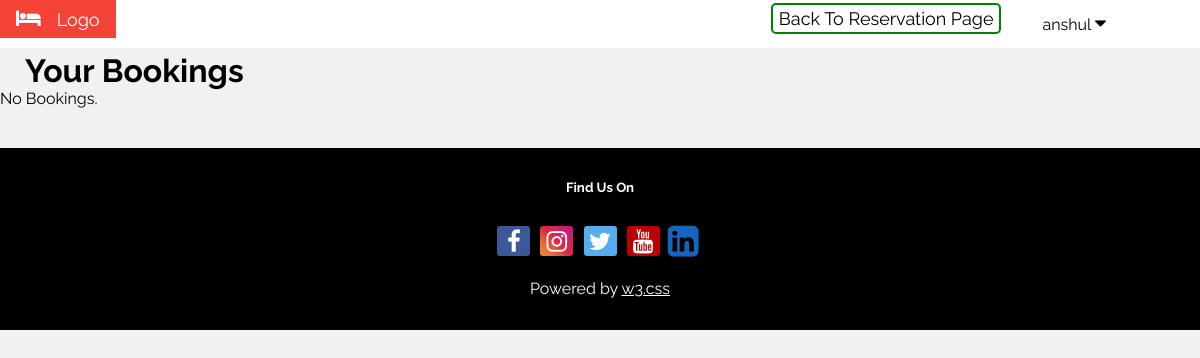
Before: /hotel/all_bookings/ (signed in) with the older database file.
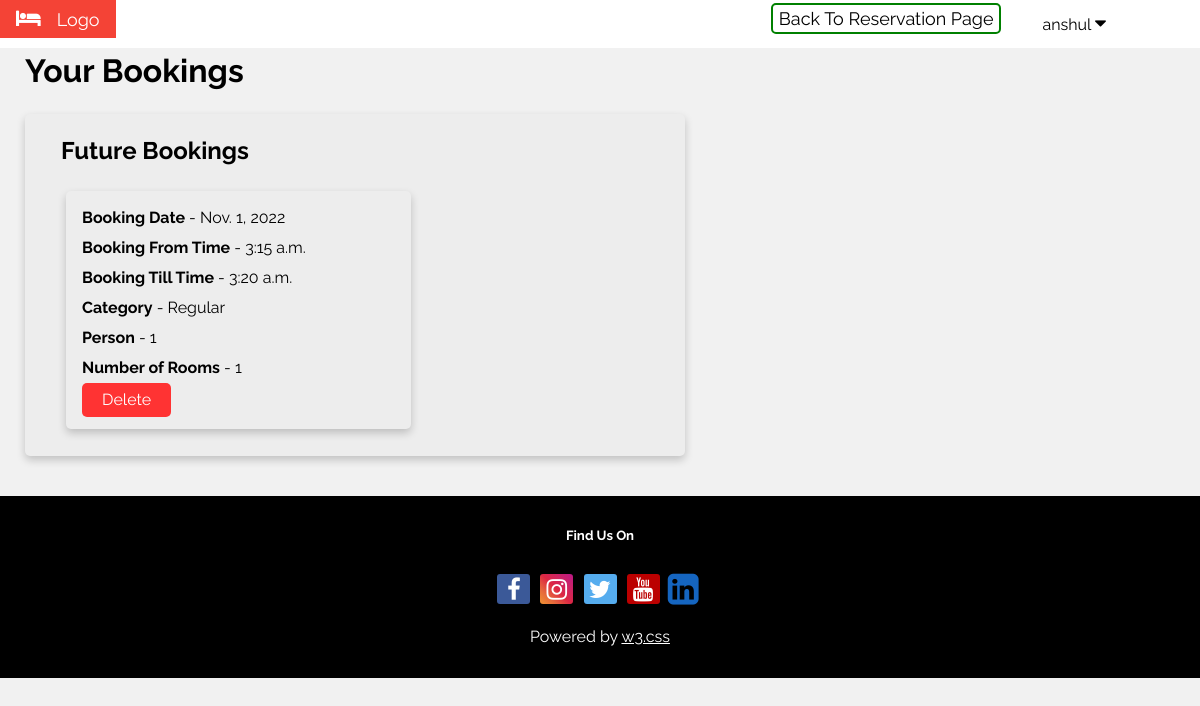
After: the same page with the newer database file.
### hotel/models.py (models this page shows, shortened)
class Booking(models.Model):
    customer_name = models.CharField(max_length=30)
    check_in_date = models.DateField()
    check_in_time = models.TimeField()
    check_out_time = models.TimeField()
    '''room_number =  models.PositiveSmallIntegerField(
        validators=[MaxValueValidator(100), MinValueValidator(1)], unique=True
        )'''
    room_number = models.CharField(validators=[validate_comma_separated_integer_list], max_length=9)
    ROOM_CATEGORIES = (
        ('Regular', 'Regular'),
        ('Executive', 'Executive'),
        ('Deluxe', 'Deluxe'),
        ('King', 'King'),
        ('Queen', 'Queen'),
    )
    category = models.CharField(max_length=9, choices=ROOM_CATEGORIES)
    PERSON = (
        (1, '1'),
        (2, '2'),
        (3, '3'),
        (4, '4'),
    )
    person = models.PositiveSmallIntegerField(choices=PERSON, default=1)
    no_of_rooms = models.PositiveSmallIntegerField(
        validators=[MaxValueValidator(1000), MinValueValidator(1)], default=1
        )

### hotel/views.py (the view, shortened to what this page needs)
# urls.py: path('all_bookings/', views.all_bookings, name='all_bookings'),
@login_required(login_url="/hotel/signin/")
def all_bookings(request, pk=None):
    future_bookings = Booking.objects.filter(
        customer_name=request.user.username,
        check_in_date__gt=now.date()
    )
    current_and_past_bookings = Booking.objects.filter(
        customer_name=request.user.username,
        check_in_date__lte=now.date()
    )
    context = {
        'future_bookings': future_bookings,
        'current_and_past_bookings': current_and_past_bookings,
        'username': request.user.username
    }
    return render(request, 'all_bookings.html', context)

### hotel/templates/all_bookings.html (shortened to what this page needs)
{% load static %}
<!DOCTYPE html>
<html lang="en">
  <head>
    <link rel="stylesheet" href="https://cdnjs.cloudflare.com/ajax/libs/font-awesome/4.7.0/css/font-awesome.min.css">
    <link rel="stylesheet" type="text/css" href="{% static 'hotel/css/base.css' %}">
  </head>
  <body id="body-color">
    <div class="w3-bar w3-white w3-large">
      <div class="w3-bar-item w3-red w3-mobile"><i class="fa fa-bed w3-margin-right"></i>Logo</div>
      <div class="dropdown w3-right ert">
        <button class="dropbtn">{{ username }}
          <i class="fa fa-caret-down"></i>
        </button>
      </div>
      <a href = "{% url 'hotel:book' %}" class="w3-right ert"> Back To Reservation Page </a>
    </div>
    <div id="lef-hea">
      <h1>Your Bookings</h1>
    </div>
    {% if future_bookings or current_and_past_bookings %}
      {% if future_bookings %}
        <div class="card card-width">
          <div class="container3">
            <h2><b> Future Bookings </b></h2>
              {% for future_booking in future_bookings %}
                <div class="card card-width">
                    <div class="container3 inner-card">
                      <b>Booking Date</b> - {{ future_booking.check_in_date }}<br/>
                      <b>Booking From Time</b> - {{ future_booking.check_in_time }}<br/>
                      <b>Booking Till Time</b> - {{ future_booking.check_out_time }}<br/>
                      <b>Category</b> - {{ future_booking.category }}<br/>
                      <b>Person</b> - {{ future_booking.person }}<br/>
                      <b>Number of Rooms</b> - {{ future_booking.no_of_rooms }}<br/>
                      <a href='/hotel/all_bookings/{{future_booking.pk}}' class="submit" style="padding: 2px 20px;"> Delete </a>
                    </div>
                </div>
              {% endfor %}
          </div>
        </div>
      {% endif %}
      {% else %}
        <p> No Bookings. </p>
    {% endif %}
    <footer class="w3-padding-32 w3-black w3-center w3-margin-top" id="foott">
      <h5>Find Us On</h5>
      <div class="w3-xlarge w3-padding-16">
        <a href="#" class="fa fa-facebook"></a>
        <a href="#" class="fa fa-instagram"></a>
        <a href="#" class="fa fa-twitter"></a>
        <a href="#" class="fa fa-youtube"></a>
        <a href="#" class="fa fa-linkedin-square"></a>
      </div>
      <p>Powered by <a href="https://www.w3schools.com/w3css/default.asp" target="_blank" class="w3-hover-text-green">w3.css</a></p>
    </footer>
	</body>
</html>

### hotel/static/hotel/css/base.css (style rules this page uses)
a.fa { padding: 3px; border-radius: 3px; font-size: 1em; width: 27px; text-align: center; text-decoration: none; margin: 5px 2px; }
.fa-facebook { background: rgb(59, 89, 152); color: rgb(255, 255, 255); }
.fa-instagram { background: #f09433; background: -moz-linear-gradient(45deg, #f09433 0%, #e6683c 25%, #dc2743 50%, #cc2366 75%, #bc1888 100%); background: -webkit-linear-gradient(45deg, #f09433 0%,#e6683c 25%,#dc2743 50%,#cc2366 75%,#bc1888 100%); background: linear-gradient(45deg, #f09433 0%,#e6683c 25%,#dc2743 50%,#cc2366 75%,#bc1888 100%); filter: progid:DXImageTransform.Microsoft.gradient( startColorstr='#f09433', endColorstr='#bc1888',GradientType=1 ); color: white; }
.fa-linkedin-square { position: relative; top: 4px; left: -5px; color: #1565c0; background-color: rgba(0,0,0,.03); font-size: 1.5em!important; }
.fa-twitter { background: #55ACEE; color: white; }
.fa-youtube { background: #bb0000; color: white; }
body,h1,h2,h3,h4,h5,h6 { font-family: "Raleway", Arial, Helvetica, sans-serif; }
.fa { font-size: 1.2em; }
a.ert:link, a.ert:visited { background-color: white; color: black; border: 2px solid green; padding: 3px 6px; text-align: center; text-decoration: none; display: inline-block; margin: 3px; border-radius: 5px; }
#body-color { background-color:#f1f1f1 !important; }
.submit { border: none; color: white; background: #ff6600; cursor: pointer; border-radius: 5px; text-decoration: none; padding: 10px 20px; display: inline-block; }
.submit:link, .submit:visited { background-color: rgb(255, 51, 51); }
#lef-hea { margin-left: 25px; }
.card { box-shadow: 0 4px 8px 0 rgba(0,0,0,0.2); transition: 0.3s; margin: 25px; border-radius: 5px; background-color: rgb(237, 237, 237); }
.w3-red { color:#fff!important;background-color:#f44336!important }
.w3-mobile { display:block; text-align:center }
.w3-margin-right { margin-right:16px!important }
.w3-padding-32 { padding-top:32px!important;padding-bottom:32px!important }
.w3-black { color:#fff!important;background-color:#000!important }
.w3-center { text-align:center!important }
.w3-xlarge { font-size:24px!important }
.w3-padding-16 { padding-top:16px!important;padding-bottom:16px!important }
.w3-hover-text-green { color: white; }
.w3-right { float:right!important; margin-right: 25px!important; }
.w3-bar { width:100%;overflow:hidden; display:inline-block; }
.w3-white { color:#000!important;background-color:#fff!important }
.w3-large { font-size:18px!important }
.w3-bar-item { padding:8px 16px;float:left;border:none;outline:0;text-align:left;white-space:normal;text-align:center; }
.w3-margin-top { position: relative; left: 0; width: 100%; color: white; }
.dropdown { overflow: hidden; }
.dropdown .dropbtn { font-size: 16px; border: none; outline: none; color: black; padding: 14px 16px; background-color: inherit; font-family: inherit; margin: 0; margin-right: 53px; }

### hotel/templates/all_bookings.html (style rules this page uses)
* { padding: 0; margin: 0; }
.card-width { width: 55%; }
.container3 { padding: 2px 16px; line-height: 30px; }
#foott { margin-top: 40px; }
h2 { margin: 20px; }
.inner-card { padding: 12px 16px; }

Changed rows visible on the page:
added Booking: check_in_date "Nov. 1, 2022", check_in_time "3:15 a.m.", check_out_time "3:20 a.m.", category "Regular", person "1", no_of_rooms "1"
Other visible differences:
text no longer shown: "No Bookings."
text now shown: "Future Bookings"
